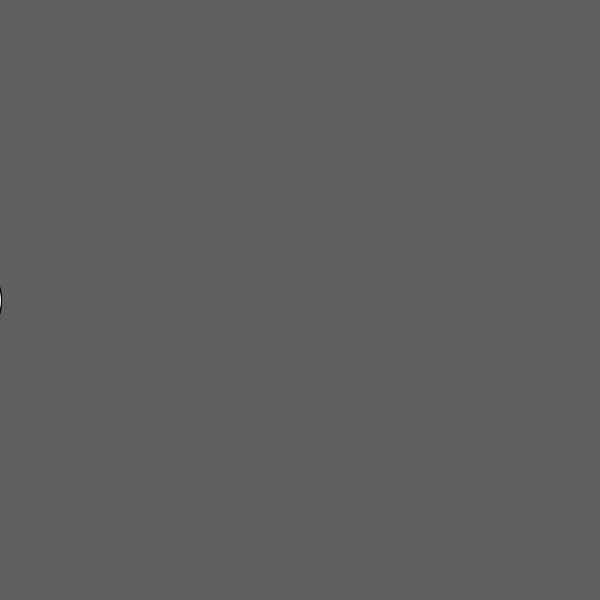
Frame 1 (no input)
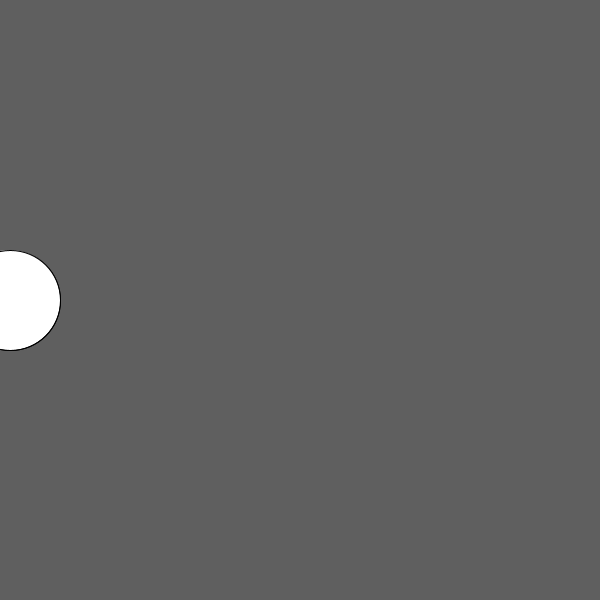
Frame 60 (the mouse pressed at the canvas centre just before this capture)
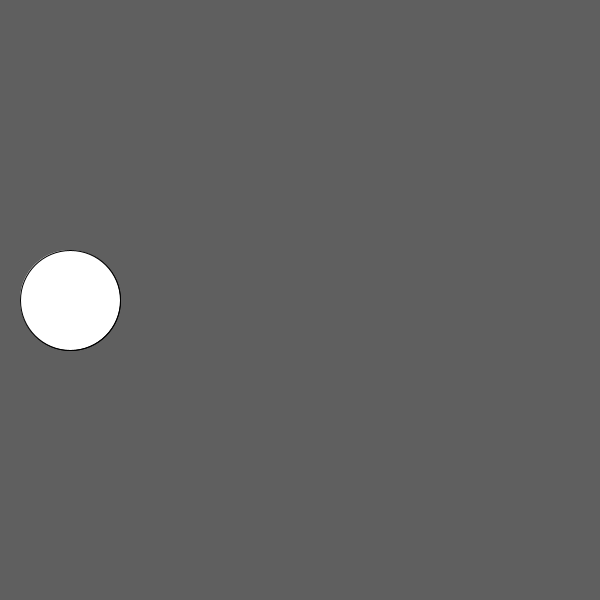
Frame 120 (the mouse held since frame 60 and released just before this capture)

The Processing sketch that drew these frames (run headless with seeded random() and noise(); from frame 60 on, the mouse is pressed at the canvas centre):

// Processing sketch: Infinite_circle
// ── Infinite_circle.pde
int lengde = -50;

void setup() { 
size(600,600);

}

void draw() {

background(95);
lengde = lengde + 1;
translate(lengde,300);

circle(0,0,100);
circle(0-width,0,100);

circle(0,0,100);
if(lengde >= width+50){
lengde = 0;

}




}
